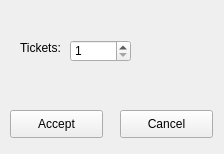
<?xml version="1.0" encoding="UTF-8"?>
<ui version="4.0">
 <class>ticketDefine</class>
 <widget class="QWidget" name="ticketDefine">
  <property name="geometry">
   <rect>
    <x>0</x>
    <y>0</y>
    <width>224</width>
    <height>154</height>
   </rect>
  </property>
  <property name="windowTitle">
   <string>Form</string>
  </property>
  <widget class="QPushButton" name="Accept_button">
   <property name="geometry">
    <rect>
     <x>10</x>
     <y>110</y>
     <width>93</width>
     <height>28</height>
    </rect>
   </property>
   <property name="text">
    <string>Accept</string>
   </property>
  </widget>
  <widget class="QPushButton" name="Cancel_button">
   <property name="geometry">
    <rect>
     <x>120</x>
     <y>110</y>
     <width>93</width>
     <height>28</height>
    </rect>
   </property>
   <property name="text">
    <string>Cancel</string>
   </property>
  </widget>
  <widget class="QLabel" name="label">
   <property name="geometry">
    <rect>
     <x>20</x>
     <y>40</y>
     <width>53</width>
     <height>16</height>
    </rect>
   </property>
   <property name="text">
    <string>Tickets:</string>
   </property>
  </widget>
  <widget class="QSpinBox" name="spinBox">
   <property name="geometry">
    <rect>
     <x>70</x>
     <y>40</y>
     <width>61</width>
     <height>22</height>
    </rect>
   </property>
   <property name="minimum">
    <number>1</number>
   </property>
   <property name="maximum">
    <number>2000</number>
   </property>
  </widget>
 </widget>
 <resources/>
 <connections/>
</ui>
